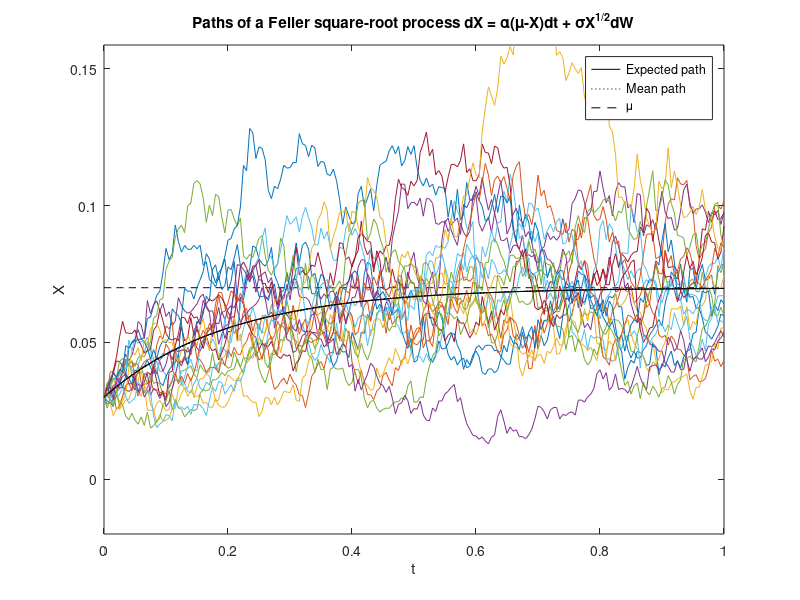
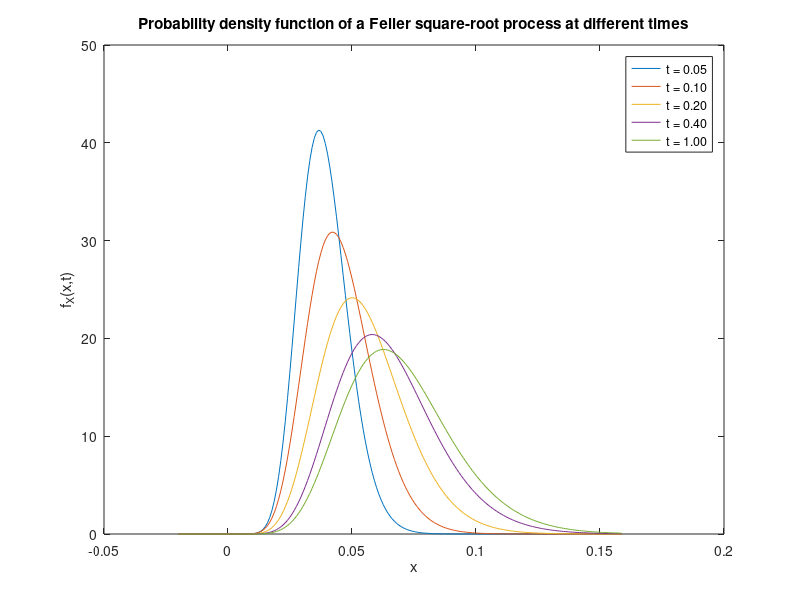

Source code (MATLAB) for these figures, in order:
%% Simulate a Feller square-root process
% dX = alpha*(mu-X)*dt + sigma*sqrt(X)*dW
% Used in the Cox-Ingersoll-Ross model and
% in the Heston stochastic volatility model

% Define parameters and time grid
npaths = 20000; % number of paths
T = 1; % time horizon
nsteps = 200; % number of time steps
dt = T/nsteps; % time step
t = 0:dt:T; % observation times
alpha = 5; mu = 0.07; sigma = 0.265; % model parameters
X0 = 0.03; % initial value
Feller_ratio = 2*alpha*mu/sigma^2 % for output only

%% Allocate and initialise all paths
X = [X0*ones(1,npaths);zeros(nsteps,npaths)];

% Sample standard Gaussian random numbers
N = randn(nsteps,npaths);

% Degrees of freedom of the non-central chi square distribution
%d = 4*alpha*mu/sigma^2; % exact method

% Compute and accumulate the increments
a = sigma^2/alpha*(exp(-alpha*dt)-exp(-2*alpha*dt)); % Euler-Maruyama with analytic moments
b = mu*sigma^2/(2*alpha)*(1-exp(-alpha*dt))^2; % Euler-Maruyama with analytic moments
%k = sigma^2*(1-exp(-alpha*dt))/(4*alpha); % exact method
for i = 1:nsteps
    %X(i+1,:) = X(i,:) + alpha*(mu-X(i,:))*dt + sigma*sqrt(X(i,:)*dt).*N(i,:); % plain Euler-Maruyama
    X(i+1,:) = mu+(X(i,:)-mu)*exp(-alpha*dt) + sqrt(a*X(i,:)+b).*N(i,:); % Euler-Maruyama with a.m.
    %if X(i+1,:) < 0
    %    X(i+1,:) = 0;
    %end
    %X(i+1,:) = X(i+1,:).*(X(i+1,:)>=0);
    X(i+1,:) = max(X(i+1,:),zeros(1,npaths));
    %lambda = 4*alpha*X(i,:)/(sigma^2*(exp(alpha*dt)-1)); % exact method
    %X(i+1,:) = icdf('ncx2',rand(1,npaths),d,lambda)*k; % exact method
end

% Compute the expected path
EX = mu + (X0-mu)*exp(-alpha*t);

%% Plot the expected, mean and sample paths
figure(1)
plot(t,EX,'k',t,mean(X,2),':k',t,mu*ones(size(t)),'k--',t,X(:,1:1000:end),t,EX,'k',t,mean(X,2),':k')
legend('Expected path','Mean path','\mu')
xlabel('t')
ylabel('X')
sdevinfty = sigma*sqrt(mu/(2*alpha));
ylim([-0.02 mu+4*sdevinfty])
title('Paths of a Feller square-root process dX = \alpha(\mu-X)dt + \sigmaX^{1/2}dW')
print('-dpdf','cirppaths.pdf')

%% Compute and plot the probability density function at different times
t2 = [0.05 0.1 0.2 0.4 1];
x = linspace(-0.02,mu+4*sdevinfty,200);
k = sigma^2*(1-exp(-alpha*t2))/(4*alpha);
d = 4*alpha*mu/sigma^2;
lambda = 4*alpha*X0./(sigma^2*(exp(alpha*t2)-1)); % non-centrality parameter
f = zeros(length(x),length(t2));
for i = 1:length(t2)
    f(:,i) = pdf('ncx2',x/k(i),d,lambda(i))/k(i);
end
figure(2)
plot(x,f)
xlabel('x')
ylabel('f_X(x,t)')
legend('t = 0.05','t = 0.10','t = 0.20','t = 0.40','t = 1.00')
title('Probability density function of a Feller square-root process at different times')
print('-dpdf','cirpdensities.pdf')